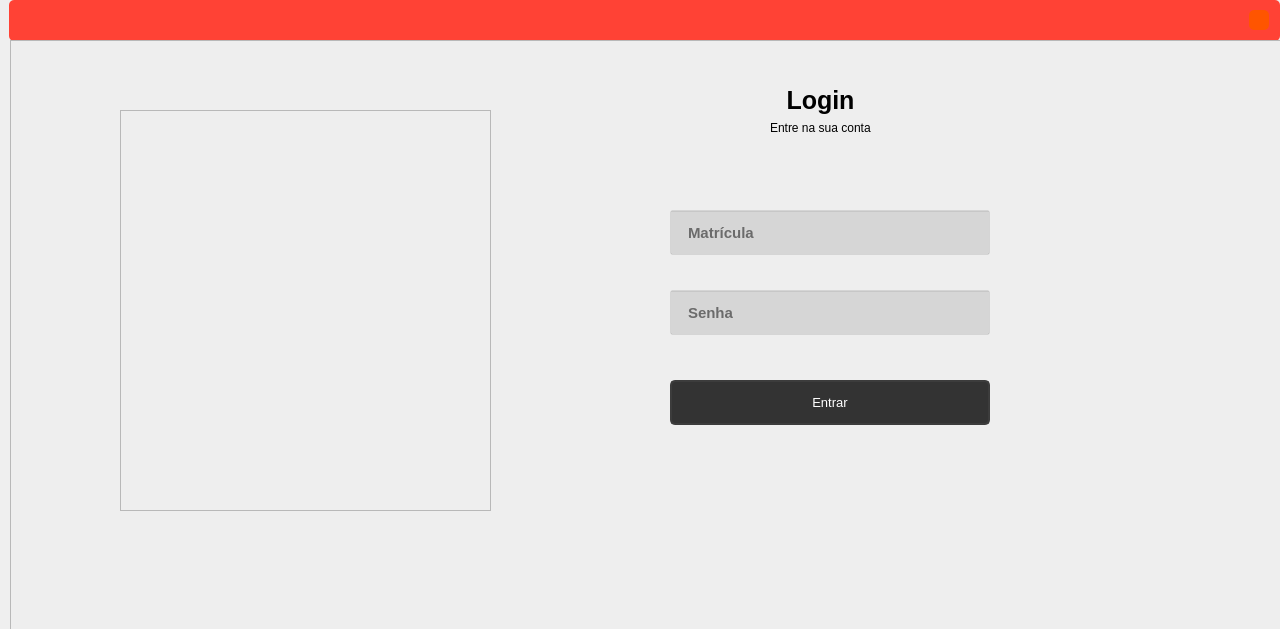
<?xml version="1.0" encoding="UTF-8"?>
<ui version="4.0">
 <class>login</class>
 <widget class="QWidget" name="login">
  <property name="geometry">
   <rect>
    <x>0</x>
    <y>0</y>
    <width>1280</width>
    <height>629</height>
   </rect>
  </property>
  <property name="sizePolicy">
   <sizepolicy hsizetype="Fixed" vsizetype="Expanding">
    <horstretch>0</horstretch>
    <verstretch>0</verstretch>
   </sizepolicy>
  </property>
  <property name="minimumSize">
   <size>
    <width>1280</width>
    <height>629</height>
   </size>
  </property>
  <property name="maximumSize">
   <size>
    <width>1280</width>
    <height>629</height>
   </size>
  </property>
  <property name="windowTitle">
   <string>Form</string>
  </property>
  <widget class="QFrame" name="frame_error">
   <property name="geometry">
    <rect>
     <x>9</x>
     <y>0</y>
     <width>1271</width>
     <height>41</height>
    </rect>
   </property>
   <property name="styleSheet">
    <string notr="true">background-color: rgb(255, 66, 53);
border-radius: 5px;
</string>
   </property>
   <property name="frameShape">
    <enum>QFrame::StyledPanel</enum>
   </property>
   <property name="frameShadow">
    <enum>QFrame::Raised</enum>
   </property>
   <widget class="QPushButton" name="pushButton_close">
    <property name="geometry">
     <rect>
      <x>1240</x>
      <y>10</y>
      <width>20</width>
      <height>20</height>
     </rect>
    </property>
    <property name="maximumSize">
     <size>
      <width>20</width>
      <height>20</height>
     </size>
    </property>
    <property name="styleSheet">
     <string notr="true">QPushButton{
	
	
	background-image: url(:/close/cil-x.png);
	border-radius: 5px;
	background-position:center;
	background-color: rgb(255, 85, 0);
}
QPushButton:hover{
	background-color: rgba(50, 50, 50, 50);
	
	color: rgba(200, 200, 200, 200);
}

QPushButton:pressed{
	background-color: rgba(35, 35, 35, 35);
	
	color: rgba(200, 200, 200, 200);
}
</string>
    </property>
    <property name="text">
     <string/>
    </property>
   </widget>
  </widget>
  <widget class="QFrame" name="frame_tela_login">
   <property name="geometry">
    <rect>
     <x>10</x>
     <y>40</y>
     <width>1280</width>
     <height>601</height>
    </rect>
   </property>
   <property name="styleSheet">
    <string notr="true">background-color: rgb(238, 238, 238);</string>
   </property>
   <property name="frameShape">
    <enum>QFrame::StyledPanel</enum>
   </property>
   <property name="frameShadow">
    <enum>QFrame::Raised</enum>
   </property>
   <widget class="QLineEdit" name="lineEdit_user">
    <property name="geometry">
     <rect>
      <x>660</x>
      <y>170</y>
      <width>320</width>
      <height>45</height>
     </rect>
    </property>
    <property name="font">
     <font>
      <family>Segoe UI</family>
      <pointsize>11</pointsize>
      <weight>75</weight>
      <bold>true</bold>
     </font>
    </property>
    <property name="layoutDirection">
     <enum>Qt::LeftToRight</enum>
    </property>
    <property name="styleSheet">
     <string notr="true">QLineEdit{
	border: 2px solid rgb(45,45,45,45)
	border-radius: 5px;
	padding: 15px;
	background-color: rgb(30,30,30,30);
	rgba(100, 100, 100, 100)

}

</string>
    </property>
    <property name="placeholderText">
     <string>Matrícula</string>
    </property>
   </widget>
   <widget class="QLineEdit" name="lineEdit_senha">
    <property name="geometry">
     <rect>
      <x>660</x>
      <y>250</y>
      <width>320</width>
      <height>45</height>
     </rect>
    </property>
    <property name="font">
     <font>
      <family>Segoe UI</family>
      <pointsize>11</pointsize>
      <weight>75</weight>
      <bold>true</bold>
     </font>
    </property>
    <property name="styleSheet">
     <string notr="true">QLineEdit{
	border: 2px solid rgb(45,45,45,45)
	border-radius: 5px;
	padding: 15px;
	background-color: rgb(30,30,30,30);
	rgba(100, 100, 100, 100)

}

</string>
    </property>
    <property name="maxLength">
     <number>16</number>
    </property>
    <property name="echoMode">
     <enum>QLineEdit::Password</enum>
    </property>
    <property name="placeholderText">
     <string>Senha</string>
    </property>
   </widget>
   <widget class="QPushButton" name="pushButton_entrar">
    <property name="geometry">
     <rect>
      <x>660</x>
      <y>340</y>
      <width>320</width>
      <height>45</height>
     </rect>
    </property>
    <property name="font">
     <font>
      <pointsize>10</pointsize>
     </font>
    </property>
    <property name="styleSheet">
     <string notr="true">QPushButton {
	
	background-color: rgb(51, 51, 51);
	border: 2px solid rgb(60,60,60);
	border-radius: 5px;
	color: rgb(255, 255, 255);
}
QPushButton:hover {
	background-color: rgb(60,60,60);
	border: 2px solid rgb(70,70,70);
}



QPushButton:pressed {
	background-color: rgb(120,120,120);
	border: 2px solid rgb(90,90,90);
}
</string>
    </property>
    <property name="text">
     <string>Entrar</string>
    </property>
   </widget>
   <widget class="QFrame" name="frame_3">
    <property name="geometry">
     <rect>
      <x>110</x>
      <y>70</y>
      <width>371</width>
      <height>401</height>
     </rect>
    </property>
    <property name="styleSheet">
     <string notr="true">background-image: url(:/face/teste.png);</string>
    </property>
    <property name="frameShape">
     <enum>QFrame::StyledPanel</enum>
    </property>
    <property name="frameShadow">
     <enum>QFrame::Raised</enum>
    </property>
   </widget>
   <widget class="QLabel" name="label_txt_Login">
    <property name="geometry">
     <rect>
      <x>770</x>
      <y>40</y>
      <width>81</width>
      <height>41</height>
     </rect>
    </property>
    <property name="font">
     <font>
      <family>Segoe UI</family>
      <pointsize>19</pointsize>
      <weight>75</weight>
      <bold>true</bold>
     </font>
    </property>
    <property name="text">
     <string>Login</string>
    </property>
    <property name="textFormat">
     <enum>Qt::AutoText</enum>
    </property>
    <property name="alignment">
     <set>Qt::AlignCenter</set>
    </property>
   </widget>
   <widget class="QLabel" name="label_txt_entrarnaconta">
    <property name="geometry">
     <rect>
      <x>760</x>
      <y>80</y>
      <width>111</width>
      <height>16</height>
     </rect>
    </property>
    <property name="font">
     <font>
      <pointsize>9</pointsize>
     </font>
    </property>
    <property name="text">
     <string>Entre na sua conta</string>
    </property>
   </widget>
  </widget>
 </widget>
 <resources>
  <include location="files_rc.qrc"/>
 </resources>
 <connections/>
</ui>
